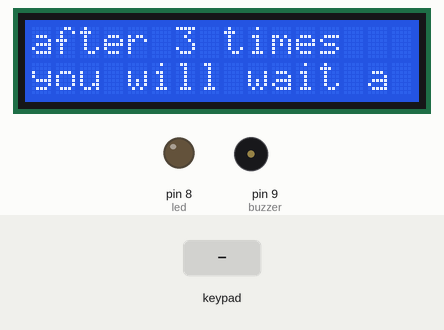
Simulated run of this sketch. Board: Arduino Uno, built with avr-gcc and run on an emulated ATmega328P. On the bench: 16×2 character LCD, output pins drawn as LEDs (lit = HIGH), buzzer (waves = sounding, pin HIGH). The inputs (shaded band) are chosen by the test bench.

Above: at 3.1 s.
At 13.2 s:
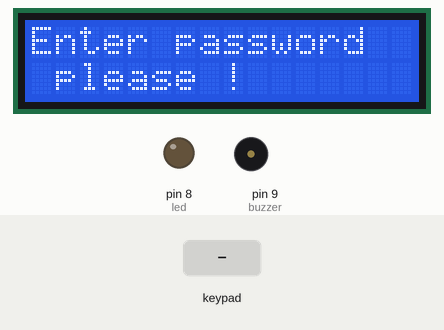
13.3 s: keypad keys 5 2 2 9 pressed 0.4 s apart
At 16.2 s:
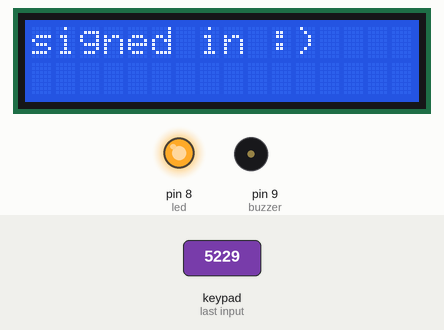
16.5 s: key '0' pressed
19.5 s: key '1' pressed
22.5 s: keypad keys 5 2 2 9 A pressed 0.4 s apart
At 27.2 s:
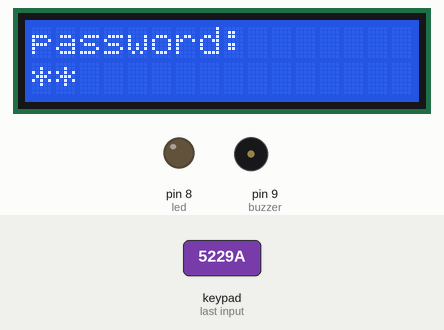
27.5 s: key '2' pressed
At 28.4 s:
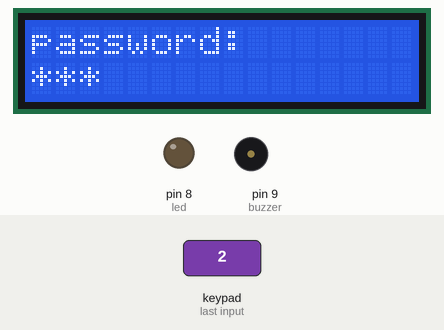
29.0 s: keypad keys 5 2 2 9 D pressed 0.4 s apart
At 33.6 s:
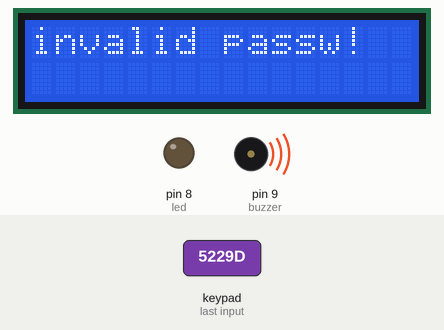
Timing chart, 0 to 37.5 s (numbered marks = the images above; inputs shaded):
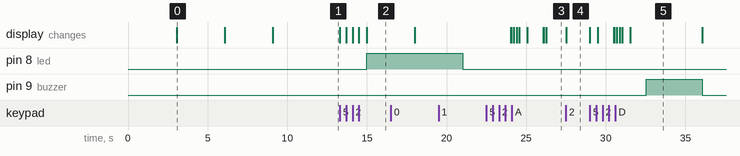

Measured:
- after the input at 13.3 s, pin 8 (led): LOW → HIGH after 1.7 s; the display: first changes at once (image 2 shows a later state)
- after the input at 22.5 s, the display: first differs from a run without the input after 1.7 s (image 3)
- after the input at 27.5 s, the display: changes at once (image 4)
- after the input at 29.0 s, pin 9 (buzzer): LOW → HIGH after 3.5 s, → LOW 3.5 s later; the display: first changes at once (image 5 shows a later state)
- what the display in image 0 shows lasts 3.0 s, from 3.1 s to 6.1 s

The sketch:

hardwarePROJ.ino
```cpp
// The password is ("5229"):D ;
#include "Keypad.h"
#include <LiquidCrystal.h>
const byte ROWS = 4; //four rows
const byte COLS = 4; //four columns
//define the cymbols on the buttons of the keypads
int delay1=3000;
int c=0;
int i=0;
int error=0;
int led=8;
int buzzer=9;
char hexaKeys[ROWS][COLS] = {
  { '1','2','3','A' },
  { '4','5','6','B' },
  { '7','8','9','C' },
  { 'F','0','E','D' }
};
char pass[]= {'5','2','2','9'};
char user[15];
byte rowPins[ROWS] = {13, 7, A5, A4}; //connect to the row pinouts of the keypad
byte colPins[COLS] = {A3, A2, A1, A0}; //connect to the column pinouts of the keypad
int f=0;
//initialize an instance of class NewKeypad
Keypad customKeypad = Keypad( makeKeymap(hexaKeys), rowPins, colPins, ROWS, COLS);
LiquidCrystal lcd(12, 11, 5, 4, 3, 2);
void setup() {
pinMode(led,OUTPUT);
digitalWrite(led,LOW);
pinMode(buzzer,OUTPUT);
digitalWrite(buzzer,LOW);
lcd.begin(16,2);
lcd.setCursor(0,0);
lcd.print("Hint if u enter ");
lcd.setCursor(0,1);
lcd.println("a wrong password");
delay(delay1);
lcd.clear();
lcd.setCursor(0,0);
lcd.print("after 3 times");
lcd.setCursor(0,1);
lcd.println("you will wait a ");
delay(delay1);
lcd.clear();
lcd.setCursor(0,0);
lcd.print("half minute to");
lcd.setCursor(0,1);
lcd.println(" try again ");
delay(delay1);
lcd.clear();
lcd.setCursor(0,0);
lcd.print("Enter password");
lcd.setCursor(0,1);
lcd.println(" please ! ");
delay(delay1);
}
void print1()
{  lcd.clear();
  lcd.setCursor(0,0);
  lcd.print("enter the psw!! ");
}
void print2()
{
  lcd.clear();
  lcd.setCursor(0,0);
  lcd.print("try again!!");
}
void loop()
{
  char key = customKeypad.getKey();
  if ( key != NO_KEY&&i<4)
{
 if (f==0)
{
lcd.clear();
f=1;
}
lcd.setCursor(0,0);
lcd.print("password:");
lcd.setCursor(i,1);
lcd.print("*");
user[i]=key;
if(user[i]==pass[i])c++;
i++;
}
if (c==4)
{
delay(500);
lcd.clear();
lcd.setCursor(0,0);
lcd.print("signed in :)");
digitalWrite(led,HIGH);
delay(delay1);
lcd.clear();
lcd.setCursor(0,0);
lcd.print("to switch off");
lcd.setCursor(0,1);
lcd.println(" load press 0 ");
delay(delay1);
bool exit = false;
while (!exit)
{
  char key1 = customKeypad.getKey();
  if (key1 == '0')
{
  exit = true;
  digitalWrite(led,LOW);
  delay(delay1);
}
}
char user[]={'0','0','0','0'};
print1();
c=0;
i=0;
f=0;
}
else if (c<4&&i==4)
{
delay(500);
lcd.clear();
lcd.setCursor(0,0);
lcd.print("invalid passw!");
delay(1000);
i=0;
c=0;
error++;
if (error<3)
{
 print2();
}
f=0;
}
if (error==3)
{
digitalWrite(buzzer,HIGH);
delay(3500);
digitalWrite(buzzer,LOW);
lcd.clear();
lcd.setCursor(0,0);
lcd.print("you ent wrong");
lcd.setCursor(0,1);
lcd.print(" psw 3 times ");
delay(3000);
lcd.clear();
lcd.setCursor(0,0);
lcd.print(" w8 till 0.5 min ");
delay(30000);
error=0;
print1();
f=0;
}
}
```
